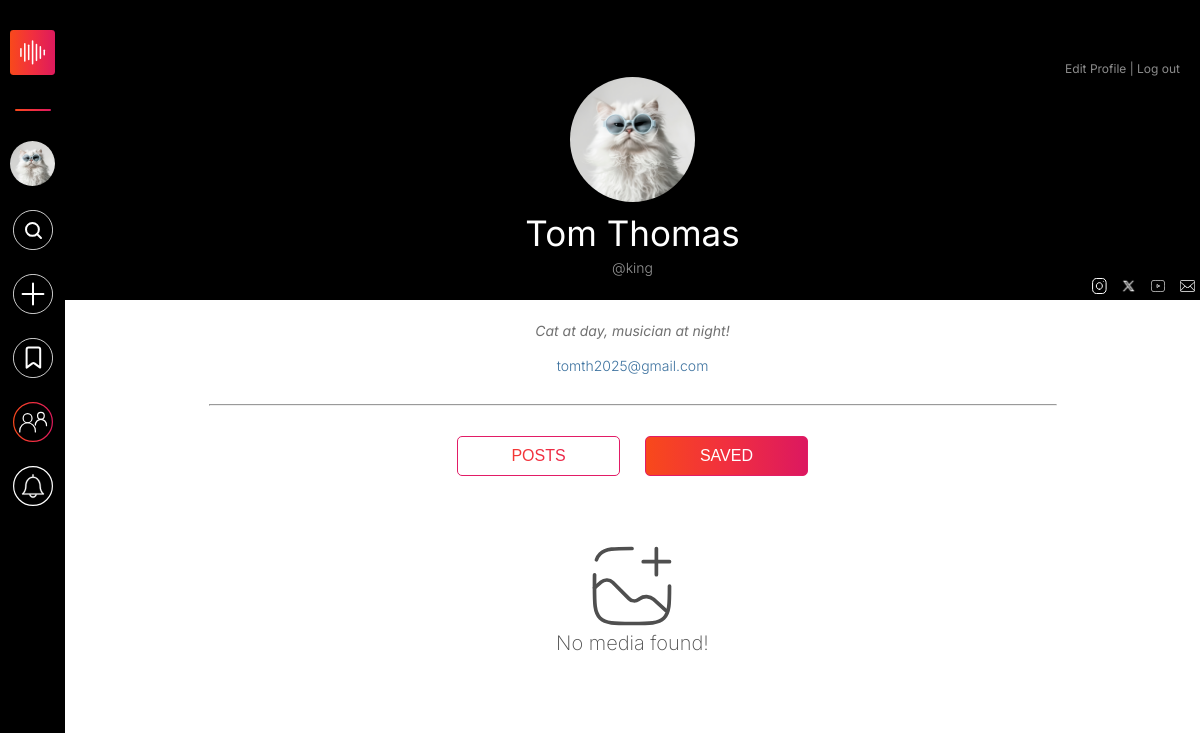
The page /my-profile-saved (signed in) on the database its author committed.
### users/models.py (models this page shows, shortened)
class profiledatadb(models.Model):
    username=models.CharField(primary_key=True,max_length=25,unique=True)
    password = models.CharField(max_length=15)
    firstname=models.CharField(max_length=30)
    lastname=models.CharField(max_length=30)
    email = models.EmailField()
    profile_picture = models.ImageField(upload_to='media/Profiles')
    user_bio=models.TextField()
    phone=models.IntegerField(null=True)
    timestamp=models.DateTimeField(auto_now_add=True,null=True)
    insta=models.URLField(max_length=200,blank=True,null=True)
    yout=models.URLField(max_length=200,blank=True,null=True)
    twit=models.URLField(max_length=200, blank=True,null=True)
    followers = models.ManyToManyField(User, related_name="following", blank=True)

### users/views.py (the view)
# urls.py: path('my-profile-saved', views.nav_saved, name='nav-saved'),
def nav_saved(request):
    user=request.user.username
    userBioCollect = profiledatadb.objects.get(username=user)
    post=postdb.objects.filter(username=user)
    saved = Save.objects.filter(user=request.user).values_list('post', flat=True)
    savedposts = postdb.objects.filter(pid__in=saved)
    context={
        'user': userBioCollect,
        'post':post,
        'saved': savedposts,
    }
    return render(request, 'profile-fpv-saved.html',context)

### templates/profile-fpv-saved.html (shortened to what this page needs)
{% extends 'base.html' %}
{% load static %}
{% block additional_css %}
<link rel="stylesheet" href="{% static 'css/profile-page-style.css' %}">
{% endblock %}
{% block content %}
<div class="header">
    {% if user %}
    <div class="edit-logout">
        <a class="e-l-buttons" href="{% url 'editprofile' %}">Edit Profile</a><span> | </span>
        <a class="e-l-buttons" href="{% url 'signout' %}" id="logout">Log out</a>
    </div>
    <img src= '{{user.profile_picture.url}}' alt="{{user.firstname}}'s profile picture" class="imgcenter"/>
    <p id="profile-name">{{ user.firstname }}<span>  </span>{{ user.lastname }}</p>
    <p id="user-name-id"><span class="username">@{{ user.username }}</span></p>
    <div class="socials">
        <a href="{{ user.insta }}"><img src="{% static 'images/instagram.svg' %}" alt="" height="20px" width="20px"></a>
        <a href="{{ user.twit }}"><img src="{% static 'images/twitter.svg' %}" alt="" height="20px" width="20px"></a>
        <a href="{{ user.yout }}"><img src="{% static 'images/youtube.svg' %}" alt="" height="20px" width="20px"></a>
        <a href="mailto:{{ user.email }}"><img src="{% static 'images/mail.svg' %}" alt="" height="20px" width="20px"></a>
    </div>
</div>
<div class="body">
    <div class="profile-info">
        <p id="desc">{{ user.user_bio }}</p>
        <a href="mailto:{{ user.email }}" class="mailbio">{{ user.email }}</a>
    </div>
{% endif %}
    <hr style="margin: 30px;">
    <div class="buttons">
        <button onclick="loadPosts()" class="profile-content-buttons" id="postbutton">Posts</button>
        <button onclick="loadSaved()" class="profile-content-buttons" id="savedbutton">Saved</button>
    </div>
    <div id="profile-content-controller-saved">
        <div class="profile-content scoped-bootstrap">
            <div class="posts">
                {% if saved %}
                    {% for media in saved %}
                        {% if forloop.counter0|divisibleby:"4" %}
                            <div class="post-row">
                        {% endif %}
                        <a class="post-wrapper" href="{% url 'media' %}?pid={{media.pid}}">
                            <div class="thumbnail-container">
                                {% if media.media_thumbnail %}
                                    <img loading="lazy" src="{{ media.media_thumbnail.url }}" alt="" class="post-thumbnail">
                                {% else %}
                                    {% if media.media_format == "Audio" %}
                                        <img loading="lazy" src="{% static 'images/9_16 Audio.png' %}" alt="" class="post-thumbnail" >
                                    {% elif media.media_format == "Video" %}
                                        <img loading="lazy" src="{% static 'images/9_16 Video.png' %}" alt="" class="post-thumbnail">
                                    {% endif %}
                                {% endif %}
                                <div class="gradient-overlay">
                                    <div class="padding-controll">
                                        <h2 class="video-caption">{{ media.caption }}</h2>
                                        <p class="video-description">{{ media.descr }}</p>
                                        <div class="each-saved-footer">
                                            <p class="instrument-used">{{ media.mediatype }}</p>
                                            <p class="saved-thumbnail-display-username">&nbsp;|&nbsp;{{ media.username }}</p>
                                        </div>
                                    </div>
                                </div>
                                <!-- <h4>{{ media.caption}}</h4>
                                <p>{{media.descr}}
                                </p>
                                <div class="postfooter">
                                    <h3>{{media.mediatype}}</h3>
                                    <img src="{% static 'images/collab-small-icon.svg' %}" alt="" width="25px" height="25px">
                                </div> -->
                            </div>
                        </a>
                        {% if forloop.counter0|add:"1"|divisibleby:"4" or forloop.last %}
                            </div>
                        {% endif %}
                    {% endfor %}
                {% else %}
                <div id="profile-content-controller-nomedia" style="display: block; width: 100%;">{% include 'content-404.html'  %}</div>
                {% endif %}
            </div>
        </div>
    </div>
</div>
{% endblock %}

### templates/base.html (shortened to what this page needs)
{% load static %}
<!DOCTYPE html>
<html lang="en">
<head>
    <link rel="stylesheet" href="{% static 'css/base-file.css' %}">
    <link rel="stylesheet" href="{% static 'css/loader.css' %}">
    {% block additional_css %}{% endblock %}
</head>
<body>
    {% if user %}
    <div class="main-docker">
        <div class="nav-section-web">
            <nav class="navigation-controlling-deck" id="navigation-controlling-deck">
                <a href="{% url 'home' %}"><img class="navbar-control-icons" id="navbar-main-logo" src="{% static 'images/Sounz_logo.svg' %}" alt="Sounz logo"></a>
                <div id="nav-separator"></div>
                {% if user.profile_picture.url %}
                    <a href="{% url 'my-profile' %}"><img class="navbar-control-icons" id="navbar-user-profile-pic" src="{{user.profile_picture.url}}" alt="" width="10px" height="40px"></a>
                {% endif %}
                <a href="{% url 'search' %}"><img id="search-icon" class="navbar-control-icons" src="{% static 'images/Search button.svg' %}" alt="Search icon"></a>
                <a href="{% url 'upload' %}"><img class="navbar-control-icons" src="{% static 'images/upload-white.svg' %}" alt="Upload icon"></a>
                <a href="{% url 'my-profile' %}?section=saved"><img class="navbar-control-icons" src="{% static 'images/save.svg' %}" alt="Save icon"></a>
                <a onclick="toggleCollabMenu('web')"><img class="navbar-control-icons" src="{% static 'images/collab_nav.svg' %}" alt="Collab icon"></a>
                <a href="{% url 'notifications' %}"><img class="navbar-control-icons" src="{% static 'images/notifications.svg' %}" alt="notification icon"></a>
            </nav>
        </div>
        <div class="web-collab-list" id="collabMenu">
        </div>
    <div class="web-collab-list" id="collabMenu">
        </div>
        <div class="export-htmls" id="export-htmls" style="display: none;">
            {% block content %}
            {% endblock %}
        </div>
    </div>
    {% endif %}
</body>
</html>

### static/css/base-file.css (style rules this page uses)
* { margin: 0; padding: 0; min-width: 0; min-height: 0; box-sizing: border-box; }
html, body { margin: 0; padding: 0; height: 100%; font-family: "Inter", sans-serif; font-optical-sizing: auto; font-weight: normal; font-style: normal; font-variation-settings: "slnt" 0; }
.main-docker { min-height: 100%; display: flex; flex-direction: row; }
.nav-section-web { width: fit-content; background-color: black; position: fixed; top: 0; height: 100%; max-width: 65px; z-index: 99999; }
#navigation-controlling-deck { display:flex; flex-direction: column; flex-wrap: wrap; align-items: center; padding: 20px 10px; }
img.navbar-control-icons { width: 40px; margin: 10px 0; cursor: pointer; }
img#navbar-main-logo { width: 45px; }
img#navbar-user-profile-pic { width: 45px; height: 45px; border-radius: 50%; aspect-ratio: 8 / 8; object-fit: cover; }
#nav-separator { width: 80%; margin: 20px 0; height: 2px; border-radius: 10px; background-image: linear-gradient(90deg, rgba(248, 73, 27, 1) 0%, rgba(241, 47, 63, 1) 50%, rgba(220, 24, 96, 1) 100%); }
.export-htmls { flex: 1; margin-left: 65px; width: 100%; }
.web-collab-list { position: fixed; top: 0; left: -27%; width: 22%; height: 100%; margin-left: 65px; background-color: #000000c9; z-index: 997; backdrop-filter: blur(30px); padding: 10px; padding-top: 40px; transition: transform 0.4s ease, left 0.4s ease; }

### static/css/profile-page-style.css (style rules this page uses)
.imgcenter { margin-left: auto; margin-right: auto; width: 125px; aspect-ratio: 1; border-radius: 50%; object-fit: cover; }
.header { background-color: #000; color: #fff; text-align: center; height: 300px; width: 100%; display: flex; flex-direction: column; justify-content: flex-end; align-items: center; flex-wrap: wrap; }
p#profile-name { margin: 0px; font-size: 35px; padding: 10px 0 5px 0; }
p#user-name-id { margin: 0; color: #969696; font-size: 14px; font-weight: 300; }
.socials { margin-left: 90%; }
.body { text-align: center; padding: 5px 10%; }
p#desc { color: #707070; font-size: 14px; line-height: 1.6; font-style: italic; margin: 15px 0px; }
.profile-info { display: flex; flex-direction: column; justify-content: center; align-items: center; }
.mailbio { font-size: 14px; font-weight: 300; color: #3d729f; text-decoration: none; position: relative; display: inline-block; }
.mailbio::after { content: ""; position: absolute; left: 0; bottom: 0; height: 1px; width: 100%; opacity: 0; background-color: #3d729f; transition: opacity 0.3s ease-in-out; }
.edit-logout { margin-left: auto; padding-right: 20px; }
.e-l-buttons, .edit-logout > span { text-decoration: none; color: #8b8b8b; font-size: 12px; }
.profile-content-buttons { padding: 10px 24px; margin: 0 10px; background-image: linear-gradient(90deg, rgba(248, 73, 27, 1) 0%, rgba(241, 47, 63, 1) 50%, rgba(220, 24, 96, 1) 100%); -webkit-background-clip: text; background-clip: text; color: transparent; border: 1px solid rgba(226, 28, 102, 1); border-radius: 5px; font-size: 16px; width: 18%; min-width: max-content; cursor: pointer; text-decoration: none; text-transform: uppercase; }
.profile-content-buttons.active { background: linear-gradient(90deg, rgba(248, 73, 27, 1) 0%, rgba(241, 47, 63, 1) 50%, rgba(220, 24, 96, 1) 100%); color: white; }
.posts { display: flex; flex-direction: column; color: #fff; padding-top: 15px; justify-content: flex-start; }
.profile-content { display: flex; justify-content: center; }

### static/css/content-404.css (style rules this page uses)
body { margin: 0; padding: 0; }

### rows shown on the page
profiledatadb: profile_picture (picture), firstname "Tom", lastname "Thomas", username "king", user_bio "Cat at day, musician at night!", email "tomth2025@gmail.com"
